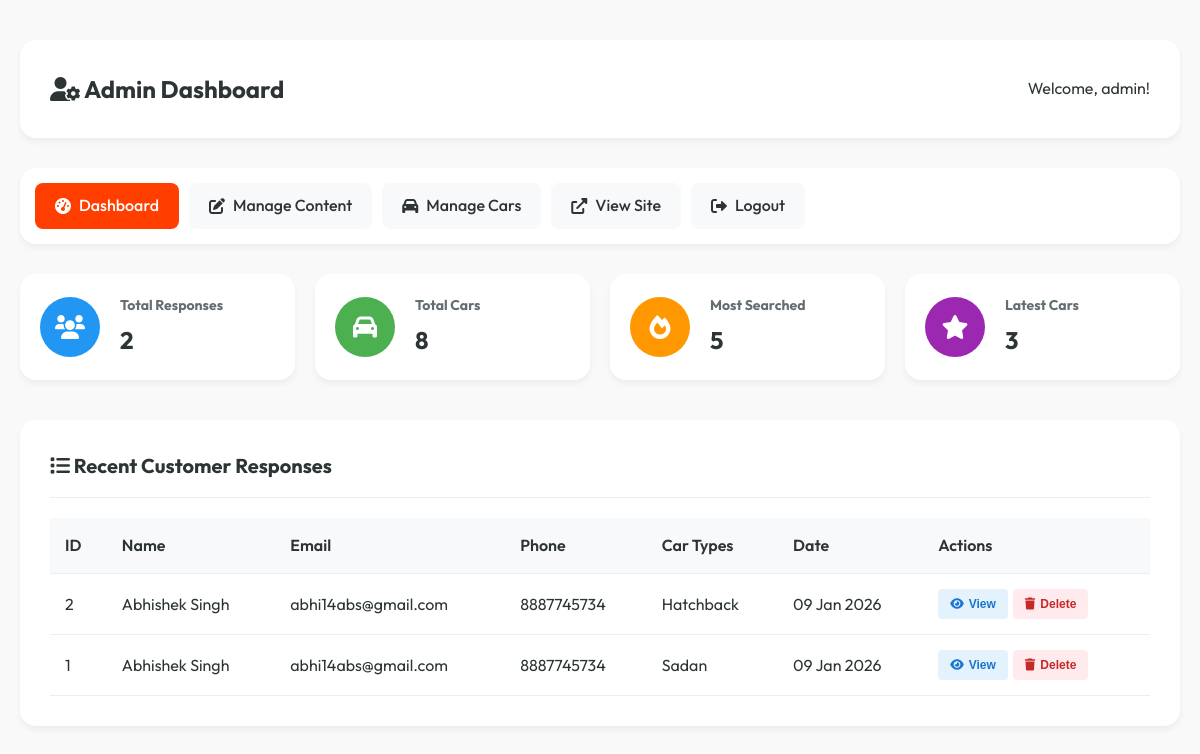
/admin/index.php (signed in), run on the app's committed database.
### tables this page shows
CREATE TABLE `customer_responses` (
  `id` int NOT NULL AUTO_INCREMENT,
  `name` varchar(100) NOT NULL,
  `phone` varchar(15) NOT NULL,
  `email` varchar(100) NOT NULL,
  `address` text NOT NULL,
  `car_types` json NOT NULL,
  `created_at` timestamp NULL DEFAULT CURRENT_TIMESTAMP,
  PRIMARY KEY (`id`)
);

### admin/index.php (the view, shortened to what this page needs)
<?php
$database = new Database();
$db = $database->getConnection();
$totalResponses = $db->query("SELECT COUNT(*) FROM customer_responses")->fetchColumn();
$totalCars = $db->query("SELECT COUNT(*) FROM cars")->fetchColumn();
$totalMostSearched = $db->query("SELECT COUNT(*) FROM cars WHERE category = 'most_searched'")->fetchColumn();
$totalLatest = $db->query("SELECT COUNT(*) FROM cars WHERE category = 'latest'")->fetchColumn();
?>
<!DOCTYPE html>
<html lang="en">
<head>
    <link rel="stylesheet" href="../css/style.css">
    <link rel="stylesheet" href="https://cdnjs.cloudflare.com/ajax/libs/font-awesome/6.0.0/css/all.min.css">
</head>
<body>
    <div class="admin-container">
        <div class="admin-header">
            <h1><i class="fas fa-user-cog"></i> Admin Dashboard</h1>
            <p>Welcome, <?php echo $_SESSION['admin_username']; ?>!</p>
        </div>
        <div class="admin-nav">
            <ul>
                <li><a href="index.php" class="active"><i class="fas fa-tachometer-alt"></i> Dashboard</a></li>
                <li><a href="manage-content.php"><i class="fas fa-edit"></i> Manage Content</a></li>
                <li><a href="manage-cars.php"><i class="fas fa-car"></i> Manage Cars</a></li>
                <li><a href="../index.php" target="_blank"><i class="fas fa-external-link-alt"></i> View Site</a></li>
                <li><a href="logout.php"><i class="fas fa-sign-out-alt"></i> Logout</a></li>
            </ul>
        </div>
        <div class="stats-grid">
            <div class="stat-card">
                <div class="stat-icon" style="background: #2196f3;">
                    <i class="fas fa-users"></i>
                </div>
                <div class="stat-info">
                    <h3>Total Responses</h3>
                    <p class="stat-number"><?php echo $totalResponses; ?></p>
                </div>
            </div>
            <div class="stat-card">
                <div class="stat-icon" style="background: #4caf50;">
                    <i class="fas fa-car"></i>
                </div>
                <div class="stat-info">
                    <h3>Total Cars</h3>
                    <p class="stat-number"><?php echo $totalCars; ?></p>
                </div>
            </div>
            <div class="stat-card">
                <div class="stat-icon" style="background: #ff9800;">
                    <i class="fas fa-fire"></i>
                </div>
                <div class="stat-info">
                    <h3>Most Searched</h3>
                    <p class="stat-number"><?php echo $totalMostSearched; ?></p>
                </div>
            </div>
            <div class="stat-card">
                <div class="stat-icon" style="background: #9c27b0;">
                    <i class="fas fa-star"></i>
                </div>
                <div class="stat-info">
                    <h3>Latest Cars</h3>
                    <p class="stat-number"><?php echo $totalLatest; ?></p>
                </div>
            </div>
        </div>
        <div class="admin-table">
            <h2><i class="fas fa-list"></i> Recent Customer Responses</h2>
            <table>
                <thead>
                    <tr>
                        <th>ID</th>
                        <th>Name</th>
                        <th>Email</th>
                        <th>Phone</th>
                        <th>Car Types</th>
                        <th>Date</th>
                        <th>Actions</th>
                    </tr>
                </thead>
                <tbody>
                    <?php
                    $query = "SELECT * FROM customer_responses ORDER BY created_at DESC LIMIT 10";
                    $stmt = $db->prepare($query);
                    $stmt->execute();
                    while ($row = $stmt->fetch(PDO::FETCH_ASSOC)) {
                        $carTypes = json_decode($row['car_types'], true);
                        echo '<tr>';
                        echo '<td>' . $row['id'] . '</td>';
                        echo '<td>' . htmlspecialchars($row['name']) . '</td>';
                        echo '<td>' . htmlspecialchars($row['email']) . '</td>';
                        echo '<td>' . htmlspecialchars($row['phone']) . '</td>';
                        echo '<td>' . implode(', ', array_map('htmlspecialchars', $carTypes)) . '</td>';
                        echo '<td>' . date('d M Y', strtotime($row['created_at'])) . '</td>';
                        echo '<td>';
                        echo '<button class="btn-edit"><i class="fas fa-eye"></i> View</button>';
                        echo '<button class="btn-delete" onclick="deleteResponse(' . $row['id'] . ')"><i class="fas fa-trash"></i> Delete</button>';
                        echo '</td>';
                        echo '</tr>';
                    }
                    ?>
                </tbody>
            </table>
        </div>
    </div>
</body>
</html>

### css/style.css (style rules this page uses)
:root { --primary-color: #ff3e00; --secondary-color: #2d3436; --accent-color: #0984e3; --text-color: #2d3436; --text-light: #636e72; --bg-color: #f9f9f9; --white: #ffffff; --glass-bg: rgba(255, 255, 255, 0.95); --glass-border: 1px solid rgba(255, 255, 255, 0.2); --shadow-sm: 0 4px 6px rgba(0, 0, 0, 0.05); --shadow-md: 0 10px 20px rgba(0, 0, 0, 0.08); --shadow-lg: 0 20px 40px rgba(0, 0, 0, 0.12); --radius-sm: 8px; --radius-md: 16px; --radius-lg: 24px; --container-width: 1200px; --transition: all 0.3s cubic-bezier(0.4, 0, 0.2, 1); }
* { margin: 0; padding: 0; box-sizing: border-box; }
body { font-family: 'Outfit', sans-serif; background-color: var(--bg-color); color: var(--text-color); line-height: 1.6; overflow-x: hidden; }
a { text-decoration: none; color: inherit; transition: var(--transition); }
ul { list-style: none; }
.admin-container { max-width: 1200px; margin: 40px auto; padding: 0 20px; }
.admin-header { background: white; padding: 30px; border-radius: var(--radius-md); box-shadow: var(--shadow-sm); margin-bottom: 30px; display: flex; justify-content: space-between; align-items: center; }
.admin-header h1 { font-size: 24px; color: var(--secondary-color); }
.admin-nav { background: white; padding: 15px; border-radius: var(--radius-md); margin-bottom: 30px; box-shadow: var(--shadow-sm); }
.admin-nav ul { display: flex; gap: 10px; flex-wrap: wrap; }
.admin-nav a { display: flex; align-items: center; gap: 8px; padding: 10px 20px; border-radius: var(--radius-sm); background: #f8f9fa; color: var(--secondary-color); font-weight: 500; }
.admin-nav a:hover, .admin-nav a.active { background: var(--primary-color); color: var(--white); }
.stats-grid { display: grid; grid-template-columns: repeat(auto-fit, minmax(240px, 1fr)); gap: 20px; margin-bottom: 40px; }
.stat-card { background: white; padding: 20px; border-radius: var(--radius-md); box-shadow: var(--shadow-sm); display: flex; align-items: center; gap: 20px; }
.stat-icon { width: 60px; height: 60px; border-radius: 50%; display: flex; align-items: center; justify-content: center; font-size: 24px; color: white; }
.stat-info h3 { font-size: 14px; color: var(--text-light); margin-bottom: 5px; }
.stat-number { font-size: 24px; font-weight: 700; color: var(--secondary-color); }
.admin-table { background: white; padding: 30px; border-radius: var(--radius-md); box-shadow: var(--shadow-sm); overflow-x: auto; }
.admin-table h2 { font-size: 20px; margin-bottom: 20px; padding-bottom: 15px; border-bottom: 1px solid #eee; }
table { width: 100%; border-collapse: collapse; }
th, td { padding: 15px; text-align: left; border-bottom: 1px solid #eee; }
th { font-weight: 600; color: var(--secondary-color); background: #f8f9fa; }
.btn-edit, .btn-delete { padding: 8px 12px; border: none; border-radius: 4px; cursor: pointer; font-size: 12px; font-weight: 600; margin-right: 5px; display: inline-flex; align-items: center; gap: 5px; }
.btn-edit { background: #e3f2fd; color: #1976d2; }
.btn-delete { background: #ffebee; color: #c62828; }

### data on the page
customer_responses: id "2", name "Abhishek Singh", email "abhi14abs@gmail.com", phone "8887745734", car_types "Hatchback", created_at "09 Jan 2026"
customer_responses: id "1", name "Abhishek Singh", email "abhi14abs@gmail.com", phone "8887745734", car_types "Sadan", created_at "09 Jan 2026"

### other printed values
$_SESSION['admin_username'] "admin"
$totalResponses "2"
$totalCars "8"
$totalMostSearched "5"
$totalLatest "3"
